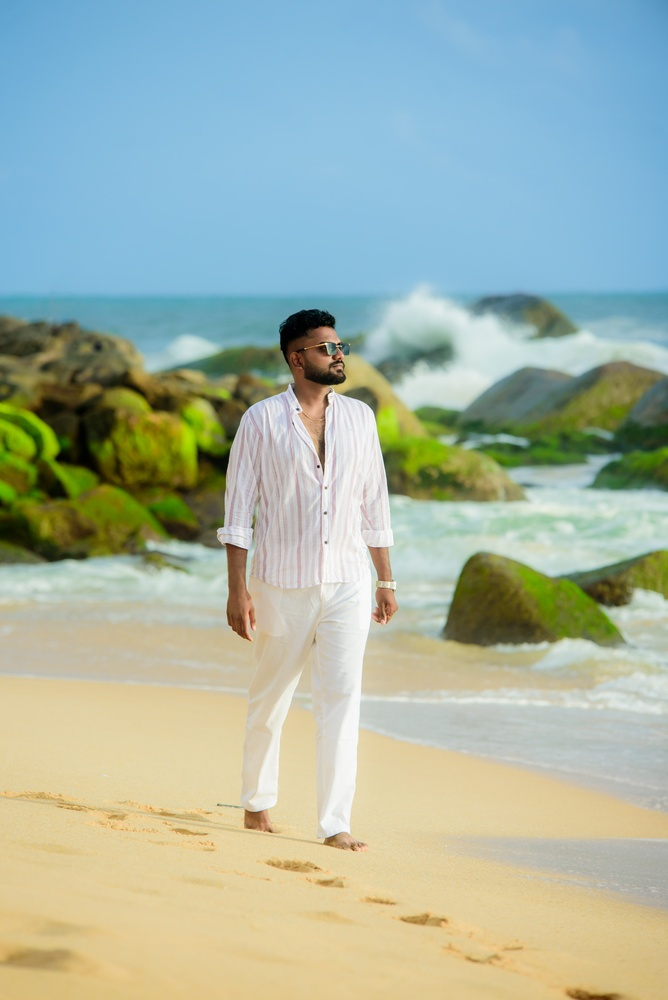
#> input picture data/raw/event_01_birthday/burst_01/DSC_5108.jpg, 668 x 1000 px, shrunk from 4016 x 6016 before the run
$ jupyter execute --allow-errors phase4_demonstration.ipynb
#> lines starting #> are read from the running program, lines starting #| are printed output that depends on the picture
### src/pipeline.py
"""
Context-Aware Image Quality Assessment (IQA) - Pipeline Module

Encapsulates Phase 4 multimodal inference, fusing semantic localization,
local technical features, and global context representations with defect
penalty modeling and uncertainty quantification.
"""

from dataclasses import dataclass, field
from typing import Dict, Any, Optional
from PIL import Image, ImageOps
from src.scene_context import resolve_context
from src.quality_policy import apply_policy

from src.semantic_localizer import SemanticLocalizer
from src.local_features import LocalFeatureExtractor
from src.global_features import GlobalFeatureExtractor


@dataclass
class PipelineConfig:
    """Configuration hyperparameters for model fusion and decision logic."""
    w_local: float = 0.55
    w_global: float = 0.45
    threshold: float = 52.0
    face_discount: float = 0.60
    motion_thresh: float = 0.45
    motion_scale: float = 45.0
    framing_cap: float = 25.0
    ablation_mode: str = "full"  # "full", "local_only", "global_only", "no_penalty"

    shot_type: str = "auto"
    motion_intent: str = "auto"
    subject_quality_threshold: float = 35.0

    # [25 lines left out: function from_tuned, not called in this run]


@dataclass
class PipelineResult:
    """Structured container holding all inference outputs and metrics."""
    unified_score: float
    base_score: float
    classification: str  # "Keep" vs "Review"
    s_local: float
    s_global: float
    framing_penalty_pts: float
    face_penalty_pts: float
    motion_penalty_pts: float
    total_defect_penalty: float
    overall_confidence_pct: float
    uncertainty_level: str
    conf_tier: str  # "high", "med", "low"
    margin_of_error: float
    dist_to_boundary: float
    assessment_context: Dict[str, Any] = field(default_factory=dict)
    review_reasons: list = field(default_factory=list)
    localization: Dict[str, Any] = field(default_factory=dict)
    local_features: Dict[str, Any] = field(default_factory=dict)
    global_features: Dict[str, Any] = field(default_factory=dict)


class Phase4Pipeline:
    """
    Phase 4 inference orchestrator coordinating deep learning localization,
    local/global feature extractors, and calibrated penalty modeling.
    """

    def __init__(
        self,
        localizer: Optional[SemanticLocalizer] = None,
        local_extractor: Optional[LocalFeatureExtractor] = None,
        global_extractor: Optional[GlobalFeatureExtractor] = None,
    ):
        self.localizer = localizer or SemanticLocalizer()
        self.local_extractor = local_extractor or LocalFeatureExtractor()
        self.global_extractor = global_extractor or GlobalFeatureExtractor()

    # [97 lines left out: function run, not called in this run]

### notebooks/phase4_demonstration.ipynb
# Context-Aware Image Quality Assessment (IQA) — Phase 4 Research Demonstration
**Interactive Walkthrough for Academic Supervisors and Technical Reviewers**

This notebook demonstrates the Phase 4 multimodal pipeline without needing a graphical web interface:
1. **Semantic Localization**: Deep COCO person and RetinaFace detection.
2. **Local Feature Extraction**: High-resolution face/subject sharpness & motion blur anisotropy.
3. **Global Context Extraction**: Whole-frame composition and Subject-to-Background Depth-of-Field (bokeh) ratio.
4. **Multimodal Fusion & Penalties**: Decision boundary calibration with defect penalty modeling.
5. **Uncertainty & Confidence**: Calibrated error margin quantification.

[cell 1]
import sys
from pathlib import Path
import matplotlib.pyplot as plt
from PIL import Image

# Add workspace root to sys.path
PROJECT_ROOT = Path("..").resolve()
if str(PROJECT_ROOT) not in sys.path:
    sys.path.insert(0, str(PROJECT_ROOT))

from src.pipeline import Phase4Pipeline, PipelineConfig
from src.visualization.annotator import ImageAnnotator
from src.ui.data_manager import DataManager

#> (the rest of this cell did not finish here and is left out)

## 1. Case Study: Sharp Portrait with Shallow Depth-of-Field (`bday_01`)
- **Traditional IQA Limitation**: Baseline BRISQUE penalizes soft bokeh background as general frame blur.
- **Context-Aware Behavior**: Recognizes intentional subject isolation, calculates $DOF > 2.0\times$, and awards high quality.

[cell 2]
img_path = PROJECT_ROOT / "data/raw/event_01_birthday/burst_01/DSC_5108.jpg"
img = Image.open(img_path).convert("RGB")
#> img is the input picture: PIL image 668x1000 RGB; mean R, G, B 164.7, 180, 165
#> (the rest of this cell did not finish here and is left out)

## 2. Case Study: Severe Framing Anomaly — Head Cropped Out (`bday_44`)
- **Traditional IQA Limitation**: Misses the fact that the subject's head is completely severed at the image border.
- **Context-Aware Behavior**: Semantic localizer flags `HEAD_CROPPED`, capping the score at $\le 25.0$ (`Review`).

[cell 3]
defect_path = PROJECT_ROOT / "data/raw/event_01_birthday/burst_02/DSC_5216.jpg"
defect_img = Image.open(defect_path).convert("RGB")
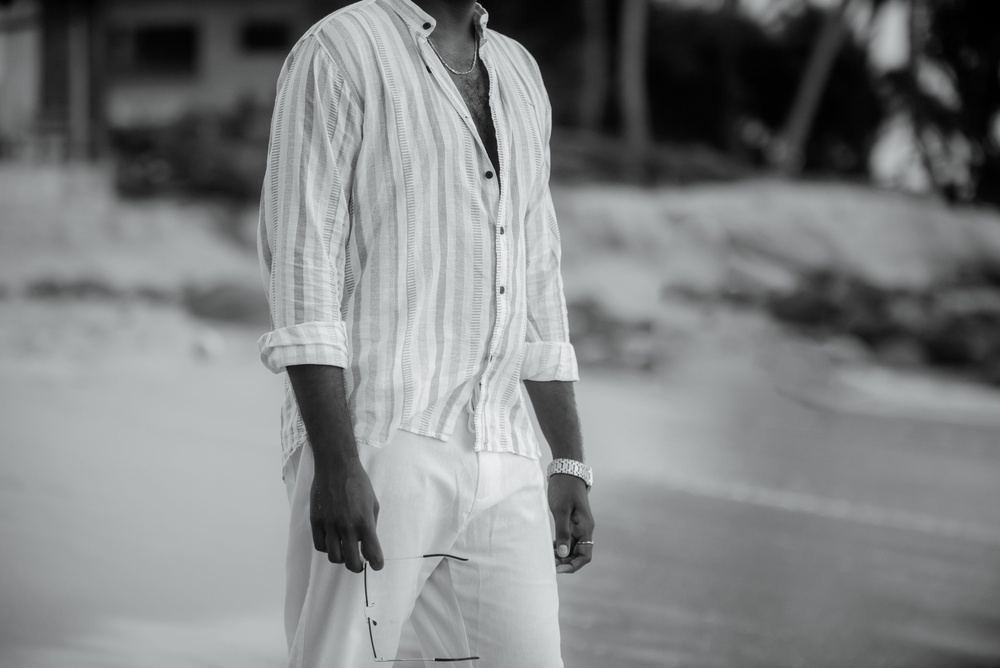
#> input picture data/raw/event_01_birthday/burst_02/DSC_5216.jpg, 1000 x 668 px, shrunk from 6016 x 4016 before the run
#> defect_img is the input picture: PIL image 1000x668 RGB; mean R, G, B 127.6, 129.7, 130.5
#> (the rest of this cell did not finish here and is left out)

## 3. Case Study: Directional Motion Blur (`bday_17`)
- **Context-Aware Behavior**: Gradient anisotropy exceeds $0.45$, applying penalty deduction and correctly culling the burst photo.

[cell 4]
blur_path = PROJECT_ROOT / "data/raw/event_01_birthday/burst_02/DSC_5092.jpg"
blur_img = Image.open(blur_path).convert("RGB")
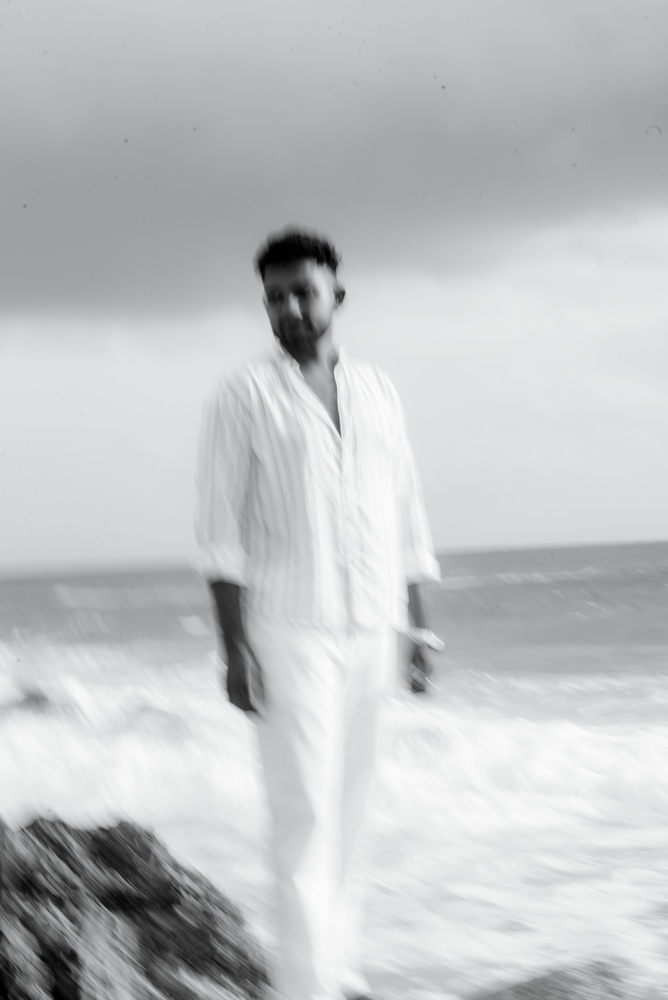
#> input picture data/raw/event_01_birthday/burst_02/DSC_5092.jpg, 668 x 1000 px, shrunk from 4016 x 6016 before the run
#> blur_img is the input picture: PIL image 668x1000 RGB; mean R, G, B 194.2, 195.3, 196.7
#> (the rest of this cell did not finish here and is left out)
